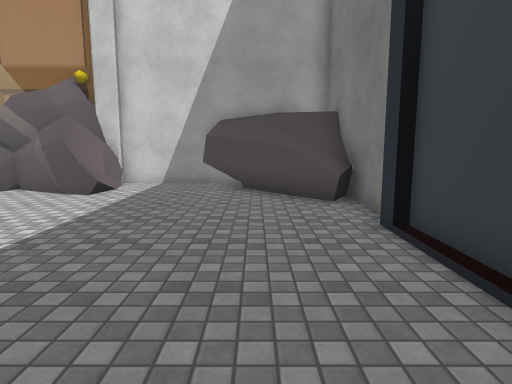
View 1 (above)

17 first-person views from a walk through a 3-D level made in the Unity game engine. The camera is 1.4 m above the floor, tilts 8° down and sees 75° across. The floor is counted in squares, 1 m on a side. Each view is taken from the middle of a square. On the plan, view 1 faces up. The plan holds only what a view shows up to about 15 squares ahead; the rest is blank. The place goes on beyond the plan. Some surface patterns are stand-ins.

View 2
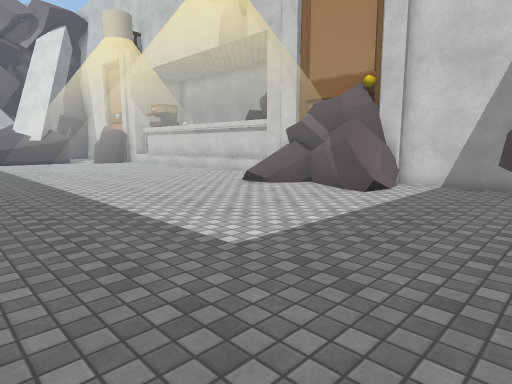

View 3
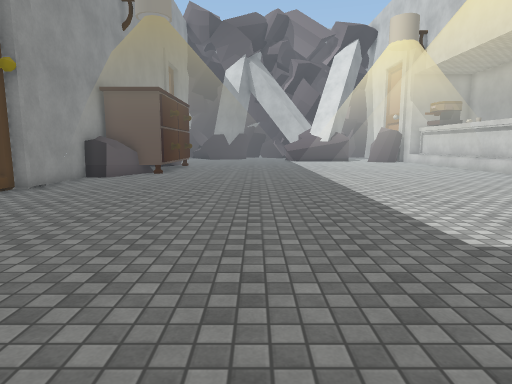

View 4
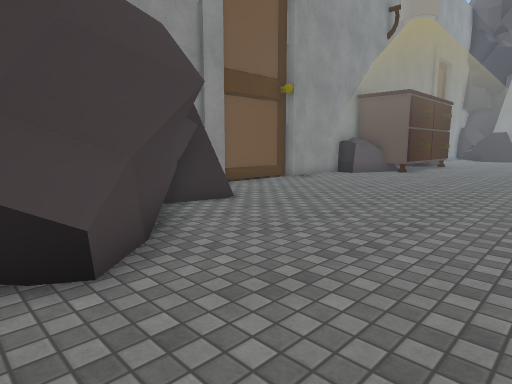

View 5
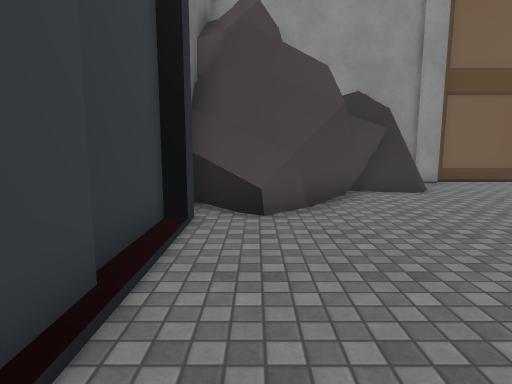

View 6
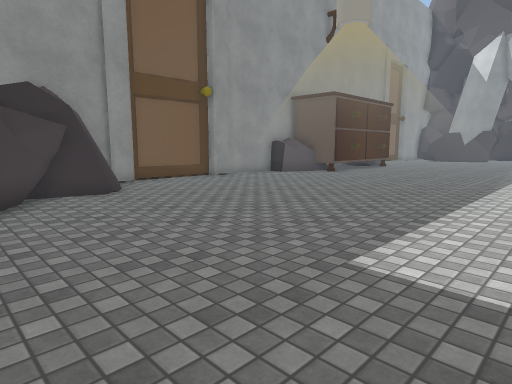

View 7
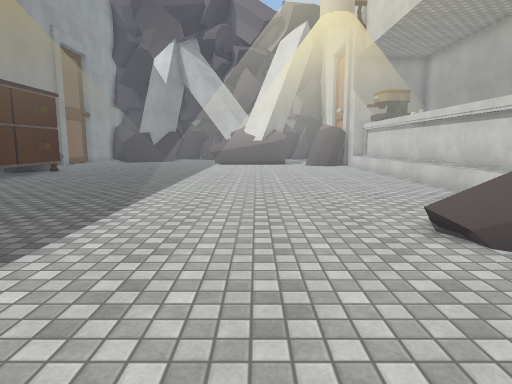

View 8
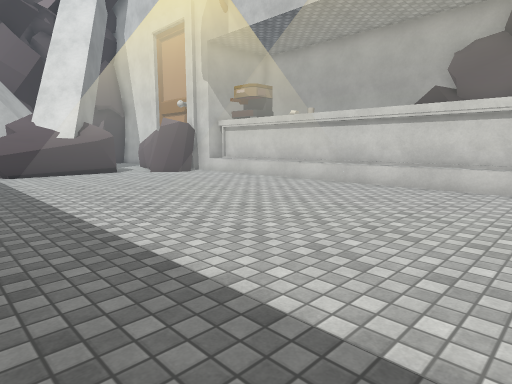

View 9
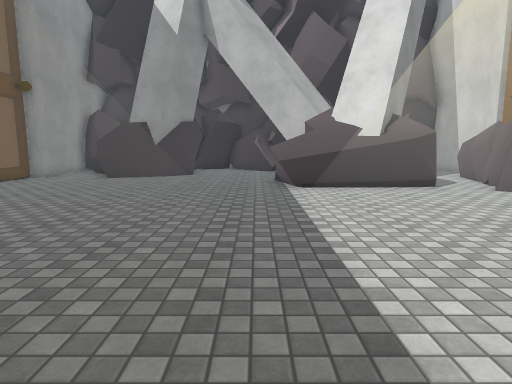

View 10
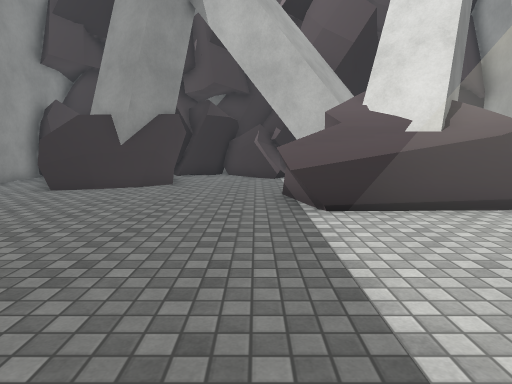

View 11
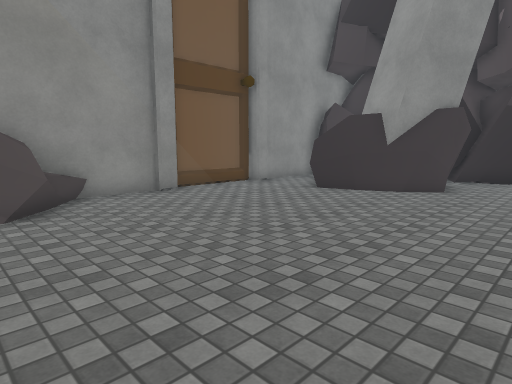

View 12
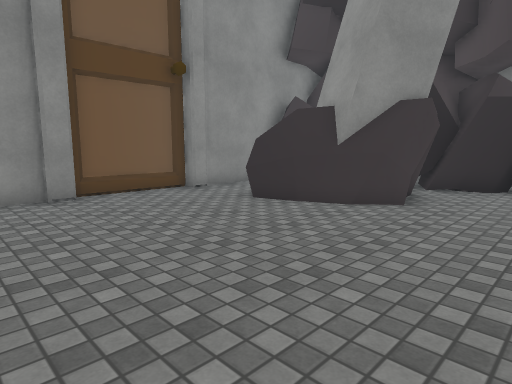

View 13
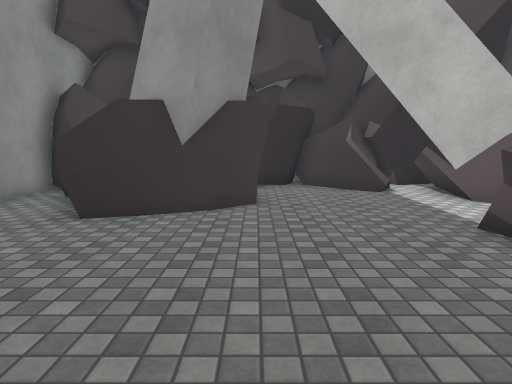

View 14
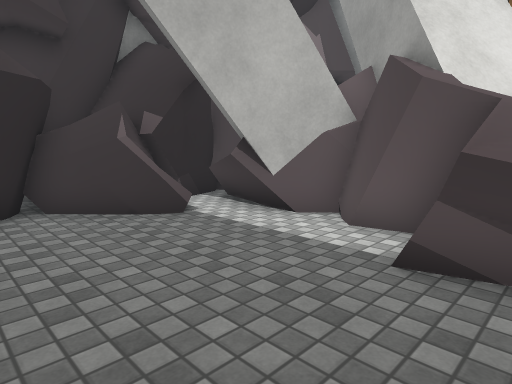

View 15
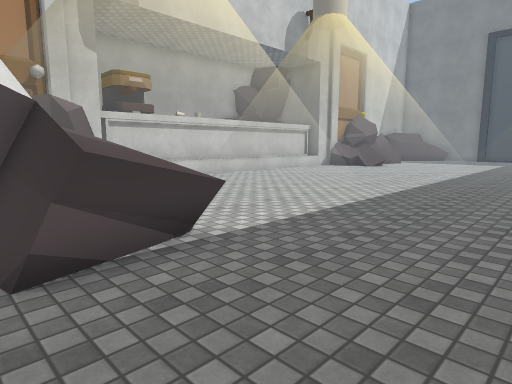

View 16
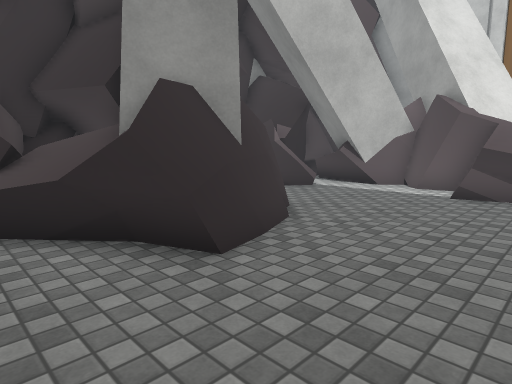

View 17
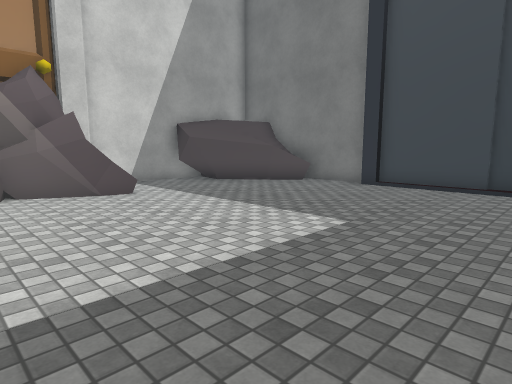

### Floor plan
Key: @ floor where view 1 was taken; # wall or solid block; . floor; = window, fence, low wall or low ledge; ^ raised ledge.
Columns run from 37 left of view 1 to 3 right of it. Each row starts with its distance up from view 1.
 13             ==   ========       ####
 12               = ==========      #..##
 11      #=###   ==============  ####...##
 10       =====  ===============^==##....##^#
  9         === ====================......^^#
  8         #=======================.......^#
  7         #======================.........#
  6     #    ======================.........#
  5 # ######^=========.===========..........#
  4 ####..##^^=======...========............#
  3 ##=....#^^.............===..............#
  2 ##................=.....................#
  1 #..............=======..................#
  0 #............===========.............@..#
 -1 #####........==== =======..............##
 -2 #####=......===   =======............###
 -3    ###.....====   ==== ===..........####
 -4    ###.....====   ==   ===.........##
 -5 # ^^^#.....====   ==   ===.......###
 -6 ###^.......===#        ===.......#
 -7  ##.......#==#         #==......##
 -8  ##########==^#        ===#######

Where each view was taken, in squares from view 1:
view 1: 0 up, 0 right, facing up
view 2: 0 up, 0 right, facing up-left
view 3: 0 up, 1 right, facing left
view 4: 2 up, 2 right, facing down-left
view 5: 5 up, 1 right, facing down
view 6: 5 up, 0 right, facing down-left
view 7: 6 up, 4 left, facing left
view 8: 1 up, 11 left, facing up-left
view 9: 2 up, 17 left, facing left
view 10: 2 up, 21 left, facing left
view 11: 2 up, 22 left, facing down-left
view 12: 2 up, 25 left, facing down-left
view 13: 1 down, 25 left, facing left
view 14: 1 down, 29 left, facing up-left
view 15: 1 down, 31 left, facing up-right
view 16: 7 down, 28 left, facing up-left
view 17: 0 up, 9 left, facing up-right
